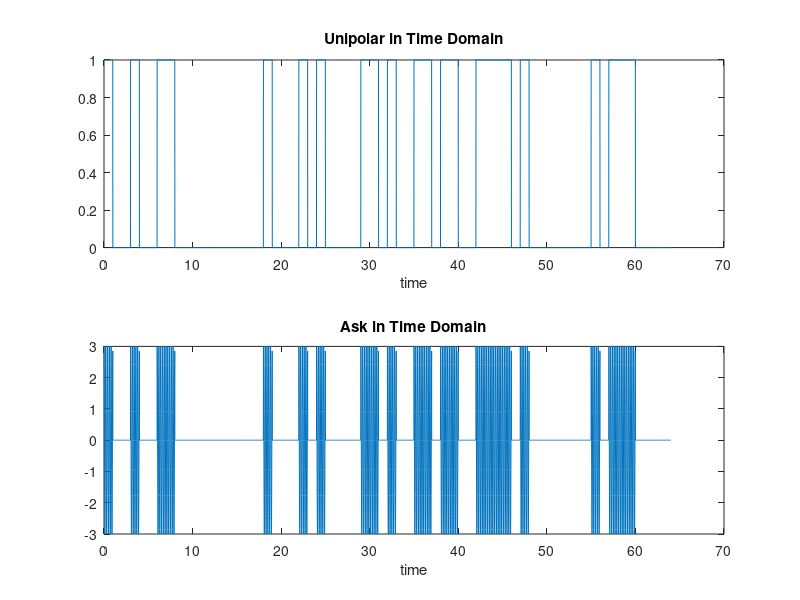
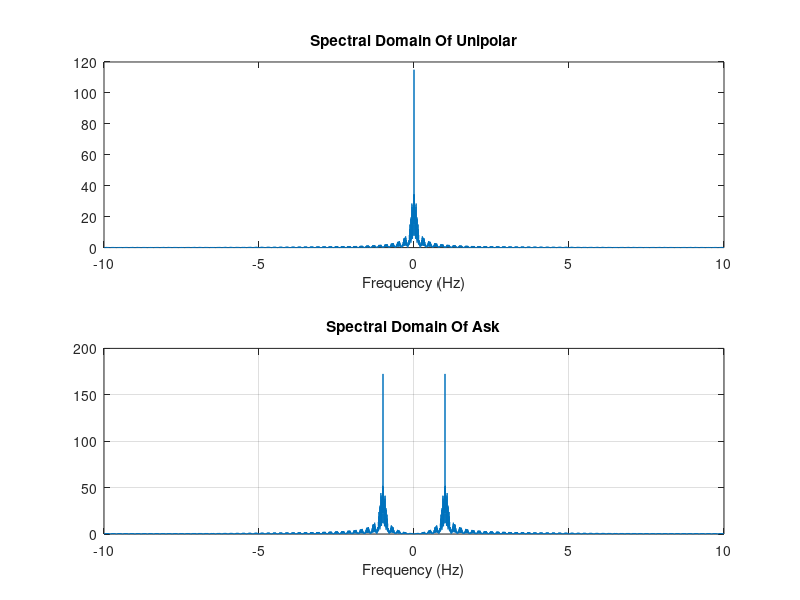
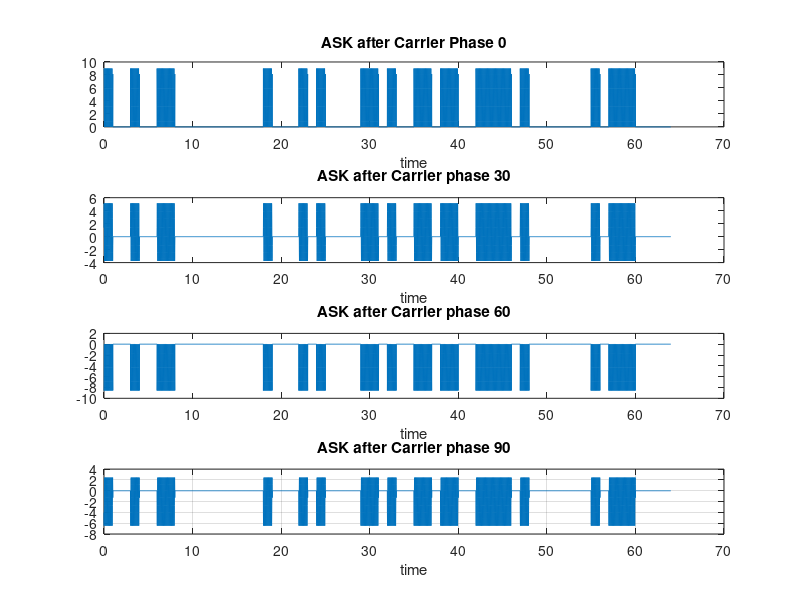
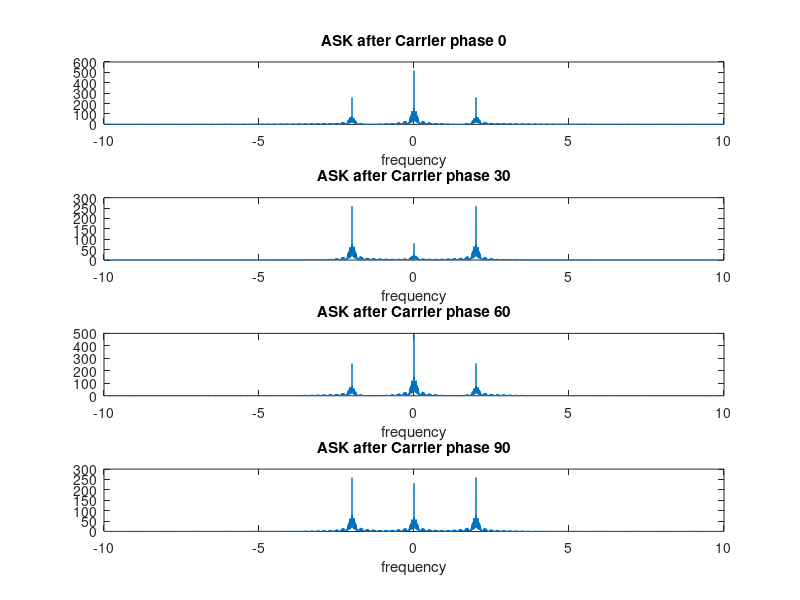

Recreate these plots in MATLAB, in order.
clc;
clear;
close all
bits = 64;
stream =randi([0, 1], 1, bits);

ts = 0.05;
T = bits;
t = 0 : 0.01 : (bits-0.01);
fs = 1 / ts;
df =  0.01*fs / T;
f = -0.5 * fs : df : 0.5 * fs - df;
unipolar=zeros(size(t));
for i = 1:bits
    if stream(i) == 1
        unipolar((i-1)*100+1:i*100) = 1;
    end
end
%%%%%%%%%%%%%%%%%%%%%%% Unipolar to freq Domain %%%%%%%%%%%%%%%%%%%%%%%%%%%%%%%%
UNIPOLAR= fftshift(fft(unipolar))*ts;
%%%%%%%%%%%%%%%%%%%%%%% Ask Signal Formation in time & Freq Domain %%%%%%%%%%%%%%%%%%%%%%%%%%%%%%%%
fc=5;
c=3*cos(2*pi*fc*t);
C_30=3*cos(2*pi*fc*t+30);
C_60=3*cos(2*pi*fc*t+60);
C_90=3*cos(2*pi*fc*t+90);
Ask=c.*unipolar;
Ask_frequency= fftshift(fft(Ask))*ts;
%%%%%%%%%%%%%%%%%%%%%%% Plotting Unipolar and Ask Temporal %%%%%%%%%%%%%%%%%%%%%%%%%%%%%%%%
figure(1);
subplot(2,1,1);
plot(t, unipolar);
xlabel('time');
title('Unipolar in Time Domain');
subplot(2,1,2);
plot(t, Ask);
xlabel('time');
title('Ask in Time Domain');
%%%%%%%%%%%%%%%%%%%%%%% Plotting Unipolar and Ask Spectral %%%%%%%%%%%%%%%%%%%%%%%%%%%%%%%%
figure(2)
subplot(2,1,1);
plot(f, abs(UNIPOLAR));
xlabel('Frequency (Hz)');
title('Spectral Domain Of Unipolar');
subplot(2,1,2)
plot(f, abs(Ask_frequency));
xlabel('Frequency (Hz)');
title('Spectral Domain Of Ask');
grid on;
%%%%%%%%%%%%%%%%%%%%%%% Multiplying Carriers with different phase errors to Ask at Receiver %%%%%%%%%%%%%%%%%%%%%%%%%%%%%%%%
Mixer_Output_Time=Ask.*(c);
Mixer_Output_Time_30=C_30.*Ask;
Mixer_Output_Time_60=C_60.*Ask;
Mixer_Output_Time_90=C_90.*Ask;
%%%%%%%%%%%%%%%%%%%%%%% Comparing in time domain different phase errors After Carrier Multiplication in Mixer %%%%%%%%%%%%%%%%%%%%%%%%%%%%%%%%
figure(3)
subplot(4,1,1);
plot (t,Mixer_Output_Time);
xlabel('time');
title('ASK after Carrier Phase 0');
subplot(4,1,2);
plot (t,Mixer_Output_Time_30);
xlabel('time');
title('ASK after Carrier phase 30');
subplot(4,1,3);
plot (t,Mixer_Output_Time_60);
xlabel('time');
title('ASK after Carrier phase 60');
subplot(4,1,4);
plot(t, Mixer_Output_Time_90);
xlabel('time');
title('ASK after Carrier phase 90');
grid on;
%%%%%%%%%%%%%%%%%%%%%%% Comparing in Freq Domain different phase errors After Carrier Multiplication in Mixer %%%%%%%%%%%%%%%%%%%%%%%%%%%%%%%%
Mixer_Output_Freq= fftshift(fft(Mixer_Output_Time))*ts;
Mixer_Output_Freq_30= fftshift(fft(Mixer_Output_Time_30))*ts;
Mixer_Output_Freq_60= fftshift(fft(Mixer_Output_Time_60))*ts;
Mixer_Output_Freq_90= fftshift(fft(Mixer_Output_Time_90))*ts;
figure(4)
subplot(4,1,1);
plot (f,abs(Mixer_Output_Freq));
xlabel('frequency');
title('ASK after Carrier phase 0');
subplot(4,1,2);
plot (f,abs(Mixer_Output_Freq_30));
xlabel('frequency');
title('ASK after Carrier phase 30');
subplot(4,1,3);
plot (f,abs(Mixer_Output_Freq_60));
xlabel('frequency');
title('ASK after Carrier phase 60');
subplot(4,1,4);
plot (f,abs(Mixer_Output_Freq_90));
xlabel('frequency');
title('ASK after Carrier phase 90');
%%%%%%%%%%%%%%%%%%%%%%% LPF Applied at f=1 %%%%%%%%%%%%%%%%%%%%%%%%%%%%%%%%
H= abs(f)<= 1;
LPF_Output=H.*Mixer_Output_Freq;
LPF_Output_30=H.*Mixer_Output_Freq_30;
LPF_Output_60=H.*Mixer_Output_Freq_60;
LPF_Output_90=H.*Mixer_Output_Freq_90;
%%%%%%%%%%%%%%%%%%%%%%% IFT to get Filtered Ask Received Signal %%%%%%%%%%%%%%%%%%%%%%%%%%%%%%%%
Ask_Received =real(ifft(ifftshift(LPF_Output)/ts));
Ask_Received_30 =real(ifft(ifftshift(LPF_Output_30)/ts));
Ask_Received_60 =real(ifft(ifftshift(LPF_Output_60)/ts));
Ask_Received_90 =real(ifft(ifftshift(LPF_Output_90)/ts));
figure(5)
subplot(4,1,1);
plot (t,Ask_Received);
xlabel('time');
title('ASK phase 0 Received'); %Received Ask Message Without Phase Error
subplot(4,1,2);
plot (t,Ask_Received_30);
xlabel('time');
title('ASK phase 30 Received'); %Phase 30 Amplitudes are Aprroximately Equal to Received Ask Amplitudes divided by 6.4
subplot(4,1,3);
plot (t,Ask_Received_60);
xlabel('time');
title('ASK phase 60 Received'); %Phase 60 Amplitudes are Equal to Received Ask Amplitudes Multiplied by -1 (Inverted)
subplot(4,1,4);
plot (t,Ask_Received_90);
xlabel('time');
title('ASK phase 90 Received');  %Phase 90 Amplitudes are Approximately Equal to Phase 60 Amplitudes divided by 2
%{
Output=zeros(size(t));
for i = 1:6400
    if (Ask_Received(i)>=2.25) Output(i)=1;
    end
end
Output_30=zeros(size(t));
for i = 1:6400
    if (Ask_Received_30(i)>=2.25) Output_30(i)=1;
    end
end
Output_60=zeros(size(t));
for i = 1:6400
    if (Ask_Received_60(i)>=2.25) Output_60(i)=1;
    end
end
Output_90=zeros(size(t));
for i = 1:6400
    if (Ask_Received_90(i)>=2.25) Output_90(i)=1;
    end
end
figure(6)
subplot(4,1,1);
plot (t,Output);
xlabel('time');
title('Output Phase 0');
subplot(4,1,2);
plot (t,Output_30);
xlabel('time');
title('Output Phase 30');
subplot(4,1,3);
plot (t,Output_60);
xlabel('time');
title('Output Phase 60');
subplot(4,1,4);
plot (t,Output_90);
xlabel('time');
title('Output Phase 90');
%}